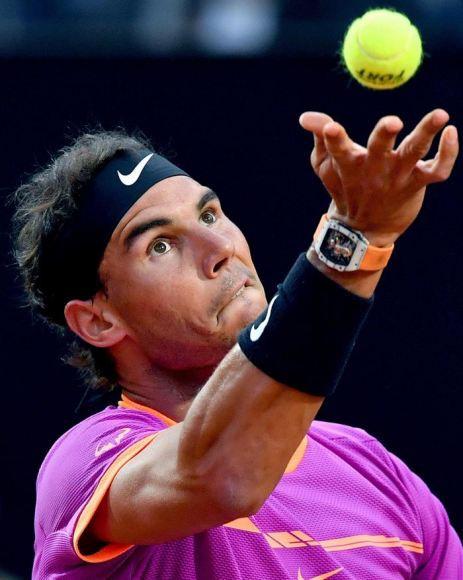
#> input picture Intro_OpenCV/VSCODE/11.jpg, 463 x 580 px, given in place of 11.png, which was not available
$ python 18_Gradiente.py
#> lines starting #> are read from the running program, lines starting #| are printed output that depends on the picture; pictures that were not available may be replaced by others from this repository, and a replacement may not be noted
import cv2
import numpy as np

dir = "Intro_OpenCV/tratamiento_imagenes/"
img = cv2.imread(dir + "11.png", 0)
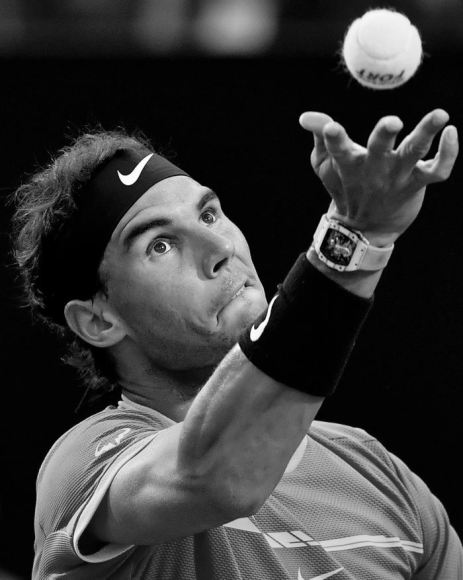
#> img: shape (580, 463); min 0, max 255, mean 58.7
kernel = np.ones((5, 5), np.uint8)

gradiente = cv2.morphologyEx(img, cv2.MORPH_GRADIENT, kernel)
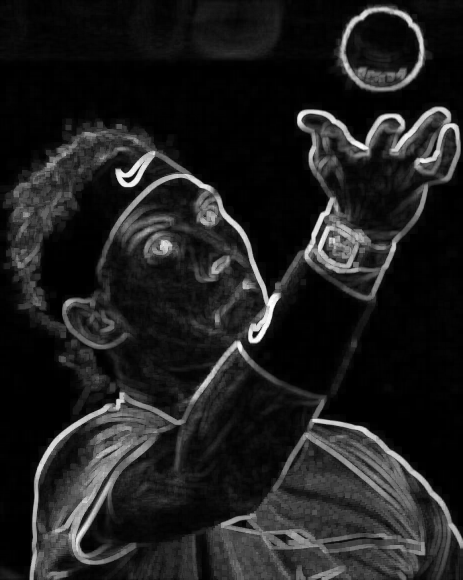
#> gradiente: shape (580, 463); min 0, max 255, mean 31.5

cv2.imshow("Imagen Original", img)
cv2.imshow("Imagen - GRADIENTE", gradiente)

cv2.waitKey(0)
cv2.destroyAllWindows()

$ run again, with Intro_OpenCV/VSCODE/10.jpg copied over Intro_OpenCV/VSCODE/11.jpg
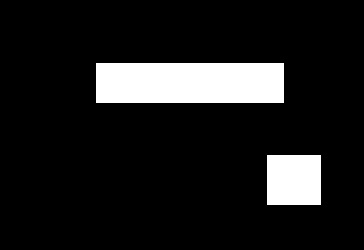
#> input picture Intro_OpenCV/VSCODE/10.jpg, 364 x 250 px, given in place of 11.png, which was not available
#> img is the input picture: shape (250, 364); min 0, max 255, mean 28.6
#> `gradiente = cv2.morphologyEx(img, cv2.MORPH_GRADIENT, kernel)`:
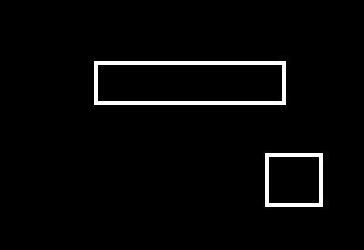
#> gradiente: shape (250, 364); min 0, max 255, mean 7.5

$ run again, with Intro_OpenCV/VSCODE/12.jpg copied over Intro_OpenCV/VSCODE/11.jpg
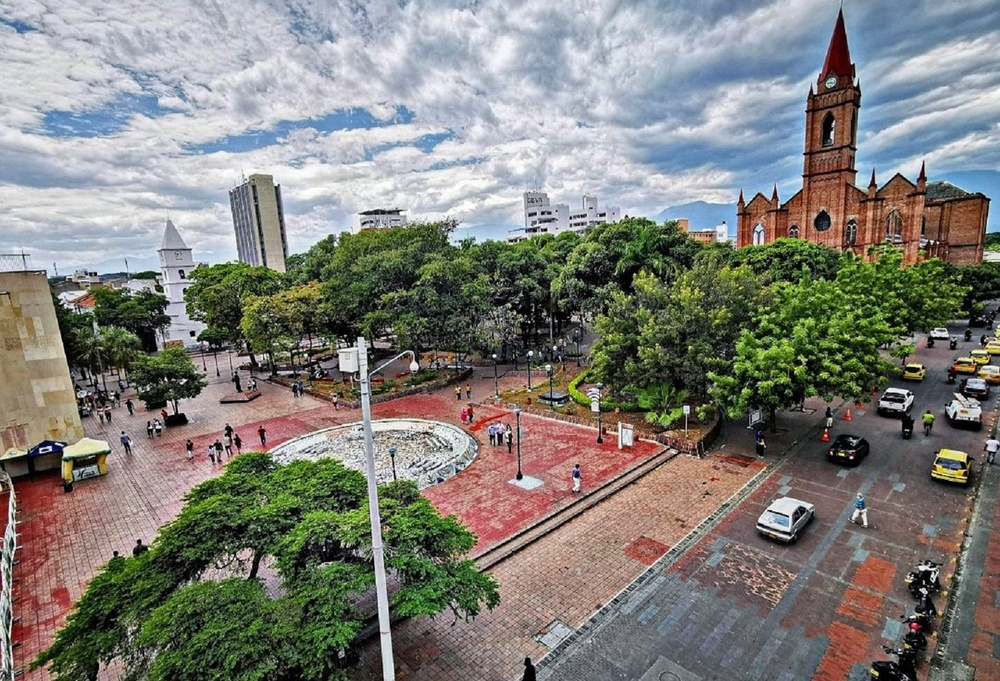
#> input picture Intro_OpenCV/VSCODE/12.jpg, 1000 x 681 px, shrunk from 1440 x 980 before the run, given in place of 11.png, which was not available
#> `img = cv2.imread(dir + "11.png", 0)`:
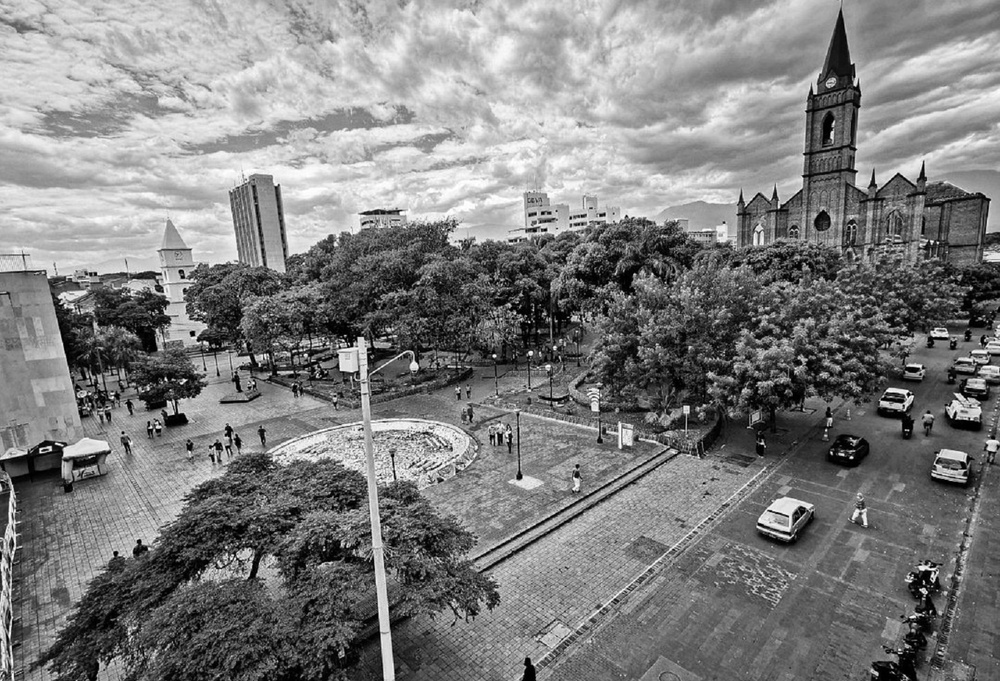
#> img: shape (681, 1000); min 0, max 255, mean 126.7
#> `gradiente = cv2.morphologyEx(img, cv2.MORPH_GRADIENT, kernel)`:
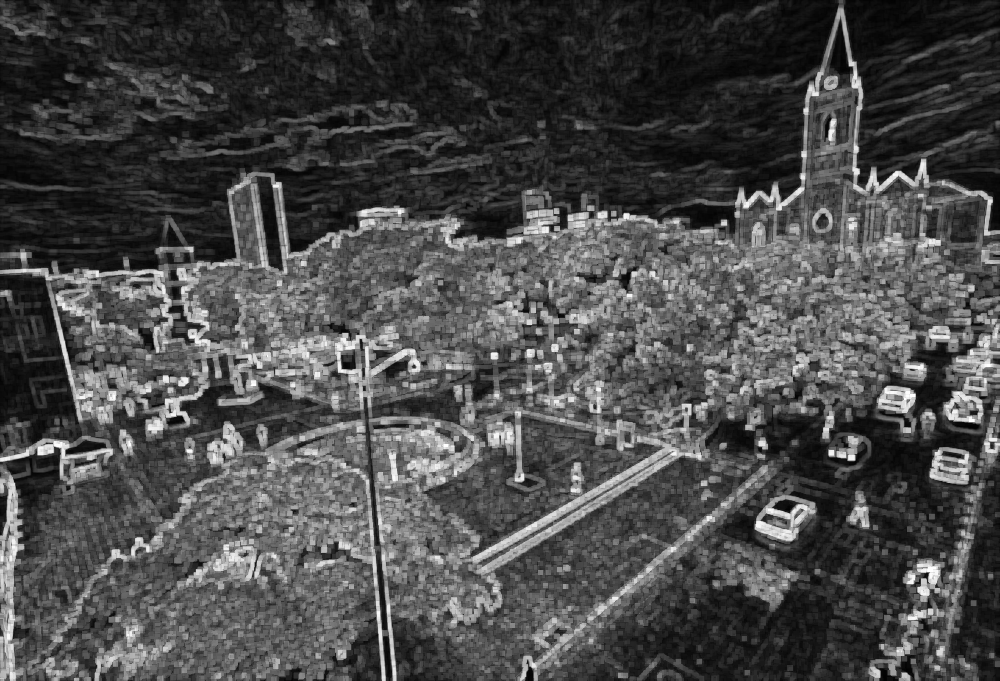
#> gradiente: shape (681, 1000); min 1, max 255, mean 74.4
